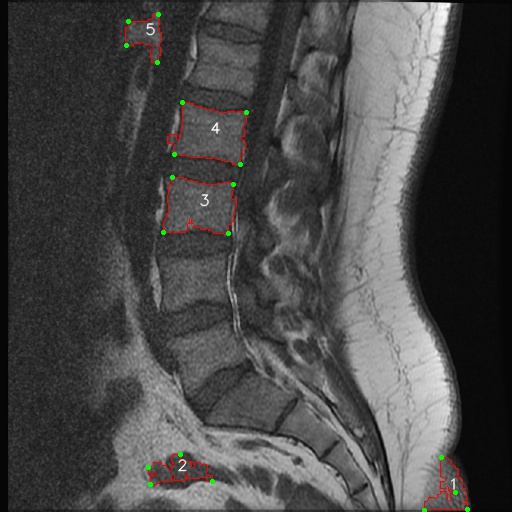
#> input picture hank/unnormal3.jpg, 512 x 512 px
$ python -i functions.py   (imports and definitions only)   (older library calls are emulated)
#> lines starting #> are read from the running program, lines starting #| are printed output that depends on the picture; after the words box and inside, x2 and y2 are one past the last pixel; in counts of white or black regions, pixels touching at a corner belong together
import cv2
import numpy as np
import pandas as pd


def Inhence_and_threshod(img):


    # Contrast Limited Adaptive Histogram Equalization
    clahe = cv2.createCLAHE(clipLimit=2.0, tileGridSize=(14, 14))
    cl = clahe.apply(img)
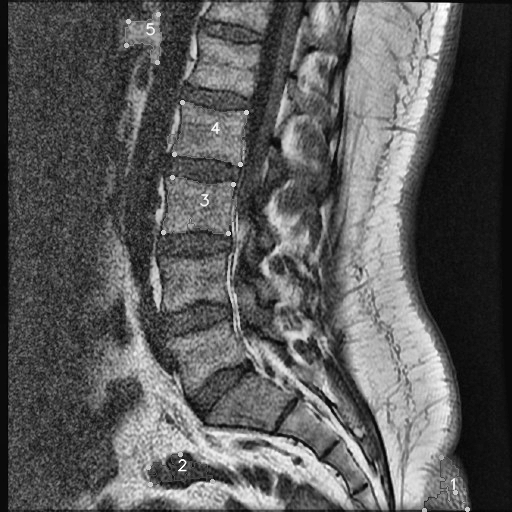
#> cl: shape (512, 512); min 1, max 255, mean 91.3

    # lowpass filter
    gaussian = cv2.GaussianBlur(cl, (5, 5), 1)

    # THRESH
    __, th = cv2.threshold(cl, 0, 255, cv2.THRESH_BINARY++ cv2.THRESH_OTSU)
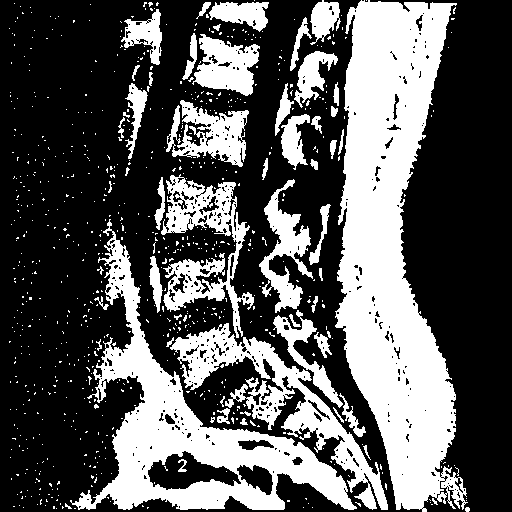
#> th: shape (512, 512); 34.9% white; 758 white regions (705 under 20 px), largest, box (x1, y1, x2, y2) and area: (335, 0, 468, 512) 38049, (70, 219, 357, 510) 18861, (170, 323, 388, 510) 8212

    return th


# [102 lines left out: functions inner_fill, draw, find_roi_coordinate, not called in this run]

>>> import cv2
>>> picture = cv2.imread('unnormal3.jpg', cv2.IMREAD_GRAYSCALE)
>>> result = Inhence_and_threshod(picture)
